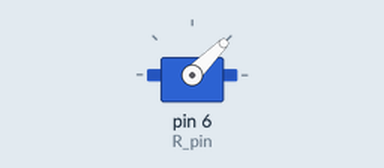
Recording of a sketch running on a simulated Arduino Uno, built with avr-gcc and run on an emulated ATmega328P. Shown: servo.

Above: at 0.05 s.
At 6.0 s:
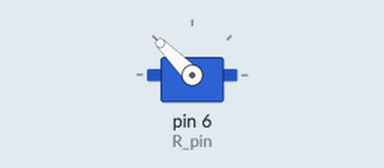
Timing chart, 0 to 7.8 s (numbered marks = the images above):
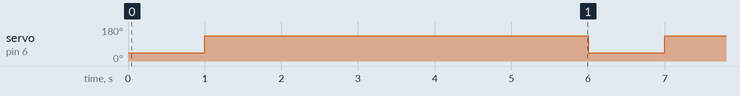

The sketch:

one_motor_control.ino
```cpp
#include <Servo.h>

Servo right;

int R_pin = 6; //J5

void setup() {
right.attach(R_pin);

right.write(180);
}

void loop() {
  right.write(45);
  delay(1000);
  right.write(135);
  delay(5000);
}
```

Measured:
- by itself, servo on pin 6 (R_pin): alternates 135° for 5.0 s and 45° for 1.0 s
